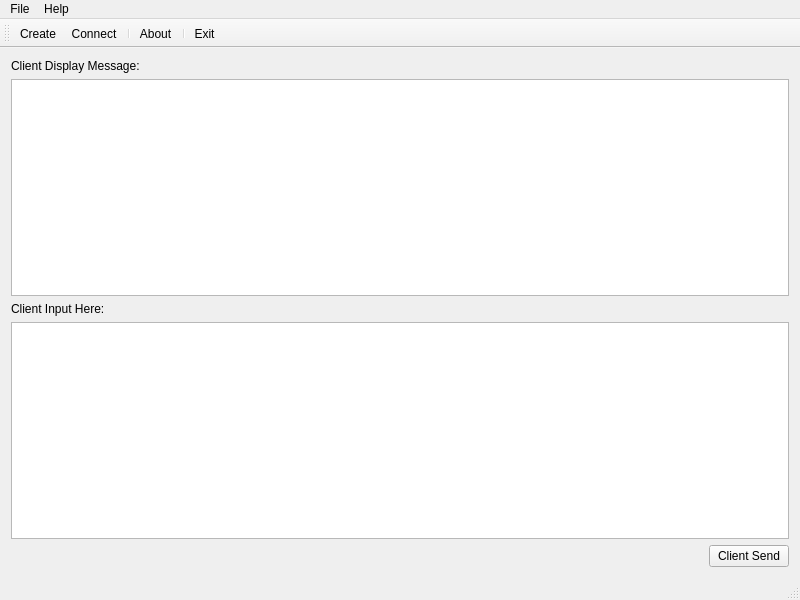
<?xml version="1.0" encoding="UTF-8"?>
<ui version="4.0">
 <class>SharedlibNameClientFrame</class>
 <widget class="QMainWindow" name="SharedlibNameClientFrame">
  <property name="geometry">
   <rect>
    <x>0</x>
    <y>0</y>
    <width>800</width>
    <height>600</height>
   </rect>
  </property>
  <property name="windowTitle">
   <string>SharedlibName Client</string>
  </property>
  <widget class="QWidget" name="centralwidget">
   <layout class="QVBoxLayout" name="verticalLayout">
    <item>
     <layout class="QVBoxLayout" name="outputLayout">
      <item>
       <widget class="QLabel" name="outputLabel">
        <property name="text">
         <string>Client Display Message:</string>
        </property>
       </widget>
      </item>
      <item>
       <widget class="QTextEdit" name="outputEdit">
        <property name="readOnly">
         <bool>true</bool>
        </property>
       </widget>
      </item>
     </layout>
    </item>
    <item>
     <layout class="QVBoxLayout" name="inputLayout">
      <item>
       <widget class="QLabel" name="inputLabel">
        <property name="text">
         <string>Client Input Here:</string>
        </property>
       </widget>
      </item>
      <item>
       <widget class="QTextEdit" name="inputEdit">
        <property name="readOnly">
         <bool>false</bool>
        </property>
       </widget>
      </item>
     </layout>
    </item>
    <item>
     <layout class="QHBoxLayout" name="sendLayout">
      <item>
       <spacer name="sendHSpacer">
        <property name="orientation">
         <enum>Qt::Horizontal</enum>
        </property>
        <property name="sizeHint" stdset="0">
         <size>
          <width>40</width>
          <height>20</height>
         </size>
        </property>
       </spacer>
      </item>
      <item>
       <widget class="QPushButton" name="sendButton">
        <property name="text">
         <string>Client Send</string>
        </property>
       </widget>
      </item>
     </layout>
    </item>
   </layout>
  </widget>
  <widget class="QMenuBar" name="menuBar">
   <property name="geometry">
    <rect>
     <x>0</x>
     <y>0</y>
     <width>800</width>
     <height>22</height>
    </rect>
   </property>
   <widget class="QMenu" name="menuFile">
    <property name="title">
     <string>File</string>
    </property>
    <addaction name="actionCreate"/>
    <addaction name="actionConnectToServer"/>
    <addaction name="separator"/>
    <addaction name="actionExit"/>
   </widget>
   <widget class="QMenu" name="menuHelp">
    <property name="title">
     <string>Help</string>
    </property>
    <addaction name="actionAbout"/>
   </widget>
   <addaction name="menuFile"/>
   <addaction name="menuHelp"/>
  </widget>
  <widget class="QToolBar" name="mainToolBar">
   <attribute name="toolBarArea">
    <enum>TopToolBarArea</enum>
   </attribute>
   <attribute name="toolBarBreak">
    <bool>false</bool>
   </attribute>
   <addaction name="actionCreate"/>
   <addaction name="actionConnectToServer"/>
   <addaction name="separator"/>
   <addaction name="actionAbout"/>
   <addaction name="separator"/>
   <addaction name="actionExit"/>
  </widget>
  <widget class="QStatusBar" name="statusbar"/>
  <action name="actionCreate">
   <property name="icon">
    <iconset>
     <normaloff>:/images/create.png</normaloff>:/images/create.png</iconset>
   </property>
   <property name="text">
    <string>Create</string>
   </property>
   <property name="toolTip">
    <string>Great creativity</string>
   </property>
   <property name="shortcut">
    <string>Ctrl+N</string>
   </property>
  </action>
  <action name="actionConnectToServer">
   <property name="icon">
    <iconset>
     <normaloff>:/images/create.png</normaloff>:/images/create.png</iconset>
   </property>
   <property name="text">
    <string>Connect</string>
   </property>
   <property name="toolTip">
    <string>Connect to server</string>
   </property>
  </action>
  <action name="actionExit">
   <property name="icon">
    <iconset>
     <normaloff>:/images/exit.png</normaloff>:/images/exit.png</iconset>
   </property>
   <property name="text">
    <string>Exit</string>
   </property>
   <property name="toolTip">
    <string>Exit SharedlibName Client</string>
   </property>
  </action>
  <action name="actionAbout">
   <property name="icon">
    <iconset>
     <normaloff>:/images/info.png</normaloff>:/images/info.png</iconset>
   </property>
   <property name="text">
    <string>About</string>
   </property>
   <property name="toolTip">
    <string>About SharedlibName Client</string>
   </property>
  </action>
 </widget>
 <layoutdefault spacing="6" margin="11"/>
 <resources/>
 <connections/>
</ui>
